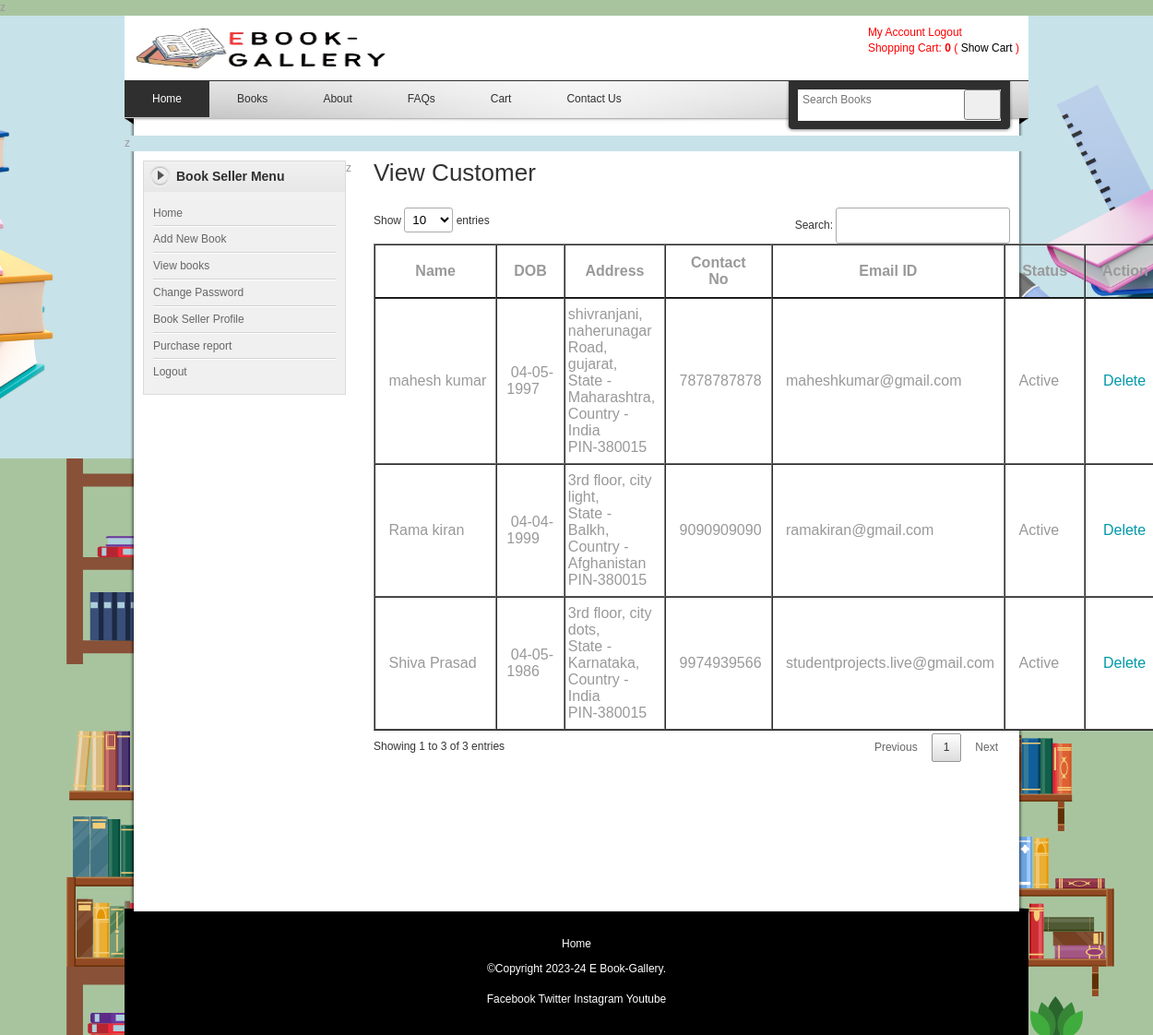
Screenshot of /viewcustomer.php (signed in) with the database file from the repository.
### tables this page shows
CREATE TABLE `customer` (
  `custid` int(11) NOT NULL,
  `custfname` varchar(25) NOT NULL,
  `custlname` varchar(25) NOT NULL,
  `dob` date NOT NULL,
  `email` varchar(50) NOT NULL,
  `c_password` varchar(255) NOT NULL,
  `status` varchar(10) NOT NULL
);

CREATE TABLE `address` (
  `address_id` int(10) NOT NULL,
  `custid` int(10) NOT NULL,
  `address` text NOT NULL,
  `state` varchar(25) NOT NULL,
  `country` varchar(25) NOT NULL,
  `pincode` varchar(10) NOT NULL,
  `contactno` varchar(15) NOT NULL
);

CREATE TABLE `location` (
  `location_id` int(11) NOT NULL,
  `name` varchar(30) NOT NULL,
  `location_type` tinyint(1) NOT NULL COMMENT '0:country,1:state,2:city',
  `parent_id` int(11) NOT NULL COMMENT 'parent location_id',
  `is_visible` tinyint(1) NOT NULL COMMENT '0:visible,1:invisible'
);

### viewcustomer.php (the view, shortened to what this page needs)
<?php
include("header.php");
include("admin_sidebar.php");
include("databaseconnection.php");
?>
        <div id="content" class="float_r">
        	<h2>View Customer</h2>
            <div>
            <form action="" method="post">
            <div >
            <table id="myTable" width="100%"  border="1">
                <thead>
                <tr>
                  <th scope="col">Name</th>
                  <th scope="col">DOB</th>
                  <th scope="col">Address</th>
                  <th scope="col">Contact No</th>
                  <th scope="col">Email ID</th>
                  <th scope="col">Status</th>
                  <th scope="col">Action</th>
                </tr>
              </thead>
                <tbody>
                <?php
				$sql = "SELECT * FROM  `customer` ";
				$rsquery = mysqli_query($con,$sql);
				while($rs = mysqli_fetch_array($rsquery))
				{
					 $qaddress="SELECT * FROM address where custid='$rs[custid]'";
				  $qadd1=mysqli_query($con,$qaddress);
				 $qadd2=mysqli_fetch_array($qadd1);
						$sqlstate = "SELECT * FROM  location  WHERE location_id='$qadd2[state]'";
						$qstate = mysqli_query($con,$sqlstate);
						$rsstate = mysqli_fetch_array($qstate);
						$sqlcountry = "SELECT * FROM  location  WHERE location_id='$qadd2[country]'";
						$qcountry = mysqli_query($con,$sqlcountry);
						$rscountry = mysqli_fetch_array($qcountry);
                echo "<tr>
                  <td>&nbsp;$rs[custfname]&nbsp;$rs[custlname]</td>
                  <td>&nbsp;" . date("d-m-Y",strtotime($rs['dob'])) . "</td>
		            <td style='padding-left: 3px;'>$qadd2[address],<br>State - $rsstate[name],<br>Country - $rscountry[name]<bR>PIN-$qadd2[pincode]</td>
					    <td>&nbsp;$qadd2[contactno]</td>
				         <td>&nbsp;$rs[email]</td>
						    <td>&nbsp;$rs[status]</td>
                  <td>&nbsp;
				  <a onclick='return yesno()' href='viewcustomer.php?delid=$rs[custid]'>Delete</a></td>
                </tr>";
				}
				?>
        </tbody>
              </table>
              </div>
              <p>&nbsp;</p>
            </form>
            </div>
          <div class="content_half float_r checkout"><br />
                <br />
          </div>
          <div class="cleaner h50"></div>
            <h3>&nbsp;</h3>
        </div>
    </div>
  <?php
  include("footer.php");
  ?>

### templatemo_style.css (style rules this page uses)
body { margin: 0; padding: 0; color: #999; font-family: Tahoma, Geneva, sans-serif; font-size: 12px; line-height: 1.4em; background-color: #665f5f; background-repeat: repeat; background-image: url(images/templatemo_body.jpg) }
a, a:link, a:visited { color: #0299aa; font-weight: normal; text-decoration: none }
p { margin: 0 0 10px 0; padding: 0; }
h1, h2, h3, h4, h5, h6 { color: #333; font-weight: normal; }
h2 { font-size: 26px; margin: 0 0 25px; padding: 5px 0 }
h3 { font-size: 20px; margin: 0 0 20px; padding: 0; }
.cleaner { clear: both }
.h50 { height: 50px }
.float_r { float: right }
#content { width: 690px }
.content_half { width: 320px }

### rows the page displays
customer: custfname "Rama", custlname "kiran", dob "04-04-1999", address.address "3rd floor, city light", location.name "Balkh", location.name "Afghanistan", address.pincode "380015", address.contactno "9090909090", email "ramakiran@gmail.com", status "Active"
customer: custfname "mahesh", custlname "kumar", dob "04-05-1997", address.address "shivranjani, naherunagar Road, gujarat", location.name "Maharashtra", location.name "India", address.pincode "380015", address.contactno "7878787878", email "maheshkumar@gmail.com", status "Active"
customer: custfname "Shiva", custlname "Prasad", dob "04-05-1986", address.address "3rd floor, city dots", location.name "Karnataka", location.name "India", address.pincode "380015", address.contactno "9974939566", email "studentprojects.live@gmail.com", status "Active"
